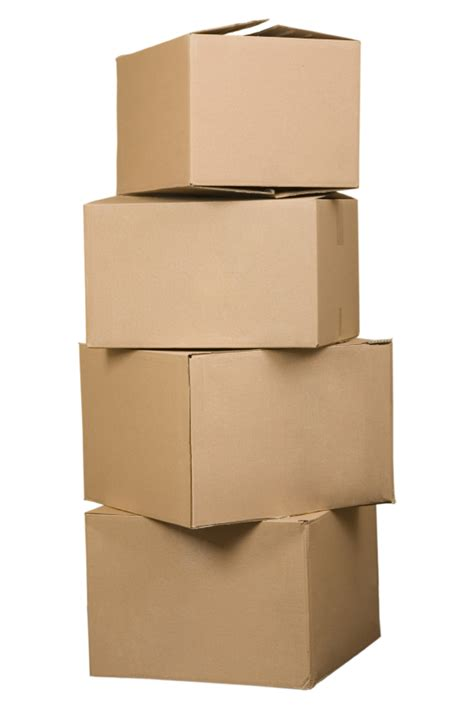
#> input picture Images/0.jpg, 474 x 710 px, given in place of boxes.jpeg, which was not available
$ jupyter execute --allow-errors Initial_test.ipynb
#> lines starting #> are read from the running program, lines starting #| are printed output that depends on the picture; after the words box and inside, x2 and y2 are one past the last pixel; in counts of white or black regions, pixels touching at a corner belong together; pictures that were not available may be replaced by others from this repository, and a replacement may not be noted
[cell 1]
import os

os.chdir('D:\Lotus Labs Work\Anamoly Detection POC\Pallet Alignment\Images')
print(os.getcwd())

for count, f in enumerate(os.listdir()):
    f_name = os.path.splitext(f)
    f_name = str(count)
    f_ext=".jpg"

    new_name = f'{f_name}{f_ext}'
    os.rename(f, new_name)

[cell 2]
import cv2 as cv
from math import atan2, cos, sin, sqrt, pi
import numpy as np

# Load the image
img = cv.imread(r"C:\Users\saira\Downloads\boxes.jpeg")
#> img is the input picture: shape (710, 474, 3); mean B, G, R 180.2, 199.9, 217.9

# Was the image there?
if img is None:
  print("Error: File not found")
  exit(0)

cv.imshow('Input Image', img)

# Convert image to grayscale
gray = cv.cvtColor(img, cv.COLOR_BGR2GRAY)
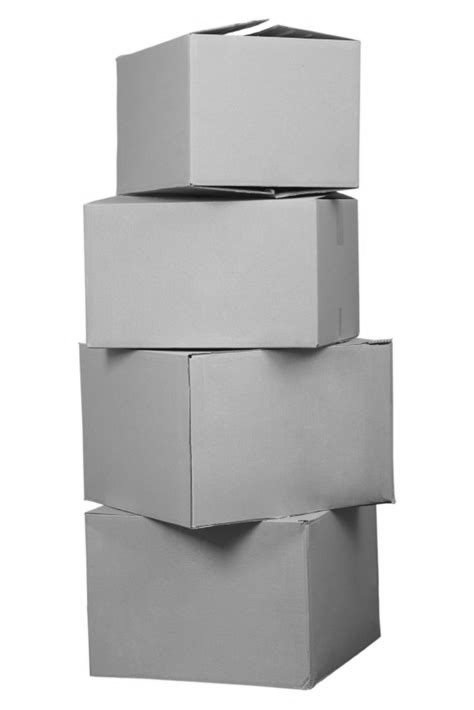
#> gray: shape (710, 474); min 9, max 255, mean 203

# Convert image to binary
_, bw = cv.threshold(gray, 50, 255, cv.THRESH_BINARY | cv.THRESH_OTSU)
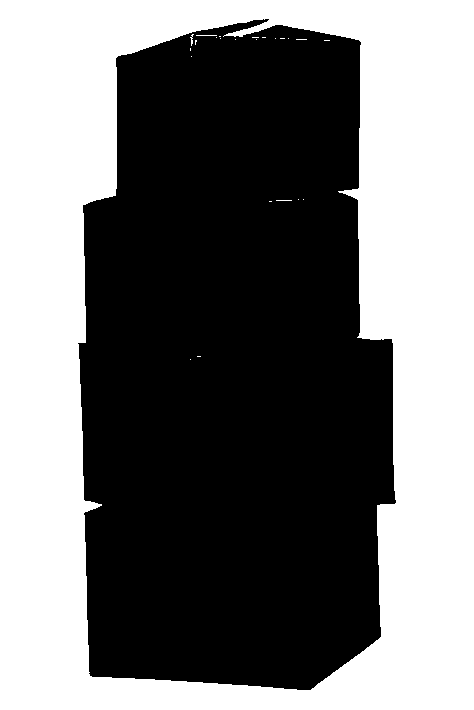
#> bw: shape (710, 474); 46.5% white; 24 white regions (21 under 20 px)
#bw=cv.Canny(gray, 30, 200)
# Find all the contours in the thresholded image
contours, _ = cv.findContours(bw, cv.RETR_LIST, cv.CHAIN_APPROX_NONE)
#> contours = 25 contours, 23 with area under 20; largest, box (x1, y1, x2, y2) and area: (0, 0, 474, 710) 335357, (77, 18, 397, 691) 181154

for i, c in enumerate(contours):

  # Calculate the area of each contour
  area = cv.contourArea(c)

  # Ignore contours that are too small or too large
  if area < 3700 or 100000 < area:
    continue

  # cv.minAreaRect returns:
  # (center(x, y), (width, height), angle of rotation) = cv2.minAreaRect(c)
  rect = cv.minAreaRect(c)
  box = cv.boxPoints(rect)
  box = np.int0(box)

  # Retrieve the key parameters of the rotated bounding box
  center = (int(rect[0][0]),int(rect[0][1]))
  width = int(rect[1][0])
  height = int(rect[1][1])
  angle = int(rect[2])


  if width < height:
    angle = 90 - angle
  else:
    angle = -angle

  label = "  Rotation Angle: " + str(angle) + " degrees"
  textbox = cv.rectangle(img, (center[0]-35, center[1]-25),
    (center[0] + 295, center[1] + 10), (255,255,255), -1)
  cv.putText(img, label, (center[0]-50, center[1]),
    cv.FONT_HERSHEY_SIMPLEX, 0.3, (0,0,0), 1, cv.LINE_AA)
  cv.drawContours(img,[box],0,(0,0,255),2)
#> this loop made 25 passes
#> area on passes 24 to 25: 181154, 335357

cv.imshow('Output Image', img)
cv.waitKey(0)
cv.destroyAllWindows()

# Save the output image to the current directory
#cv.imwrite("min_area_rec_output.jpg", img)

[cell 3]
a=[1,2,3,4,5]
b=enumerate(a)

[cell 4]
# Python code to find the co-ordinates of
# the contours detected in an image.
import numpy as np
import cv2

# Reading image
font = cv2.FONT_HERSHEY_COMPLEX
img2 = cv2.imread(r"D:\Lotus Labs Work\Anamoly Detection POC\Images\5.jpg", cv2.IMREAD_COLOR)
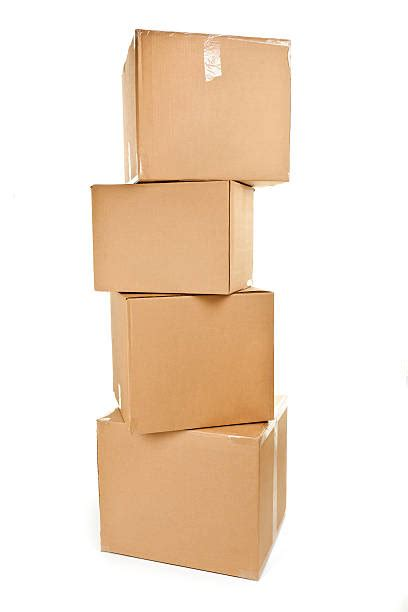
#> input picture Images/1.jpg, 408 x 612 px, given in place of 5.jpg, which was not available
#> img2 is the input picture: shape (612, 408, 3); mean B, G, R 207.5, 224.5, 241.8

# Reading same image in another
# variable and converting to gray scale.
img = cv2.imread('test.jpg', cv2.IMREAD_GRAYSCALE)
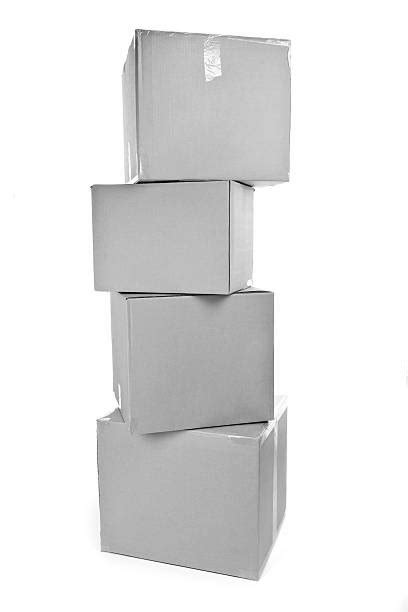
#> img: shape (612, 408); min 0, max 255, mean 227.8

# Converting image to a binary image
# ( black and white only image).
_, threshold = cv2.threshold(img, 110, 255, cv2.THRESH_BINARY)
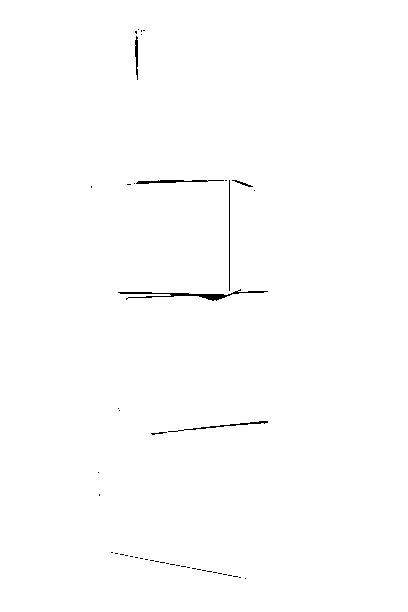
#> threshold: shape (612, 408); 99.5% white; black in thin lines or dots, all inside (x1, y1, x2, y2) = (91, 29, 268, 579)

# Detecting contours in image.
contours, _= cv2.findContours(threshold, cv2.RETR_TREE,
							cv2.CHAIN_APPROX_SIMPLE)
#> contours = 54 contours, 44 with area under 20; largest, box (x1, y1, x2, y2) and area: (0, 0, 408, 612) 248677, (117, 290, 269, 302) 608, (135, 179, 209, 185) 234, (228, 179, 231, 292) 222, (183, 420, 269, 431) 222

# Going through every contours found in the image.
for cnt in contours :

	approx = cv2.approxPolyDP(cnt, 0.009 * cv2.arcLength(cnt, True), True)

	# draws boundary of contours.
	cv2.drawContours(img2, [approx], 0, (0, 0, 255), 5)

	# Used to flatted the array containing
	# the co-ordinates of the vertices.
	n = approx.ravel()
	i = 0

	for j in n :
		if(i % 2 == 0):
			x = n[i]
			y = n[i + 1]

			# String containing the co-ordinates.
			string = str(x) + " " + str(y)

			if(i == 0):
				# text on topmost co-ordinate.
				cv2.putText(img2, "Arrow tip", (x, y),
								font, 0.5, (255, 0, 0))
			else:
				# text on remaining co-ordinates.
				cv2.putText(img2, string, (x, y),
						font, 0.5, (0, 255, 0))
		i = i + 1
#> this loop made 54 passes
#> n on passes 1 to 11: [0, 0, 0, 611, 407, 611, 407, 0], [244, 578, 245, 577, 246, 578, 245, 579], [238, 577, 239, 576, 240, 576, 241, 577, 240, 578, 239, 578], [232, 576, 233, 575, 237, 575, 238, 576, 237, 577, 233, 577], [227, 575, 228, 574, 231, 574, 232, 575, 231, 576, 228, 576], [222, 574, 223, 573, 226, 573, 227, 574, 226, 575, 223, 575], [217, 573, 218, 572, 221, 572, 222, 573, 221, 574, 218, 574], [212, 572, 213, 571, 216, 571, 217, 572, 216, 573, 213, 573], [206, 571, 207, 570, 211, 570, 212, 571, 211, 572, 207, 572], [201, 570, 202, 569, 205, 569, 206, 570, 205, 571, 202, 571], [196, 569, 197, 568, 200, 568, 201, 569, 200, 570, 197, 570]
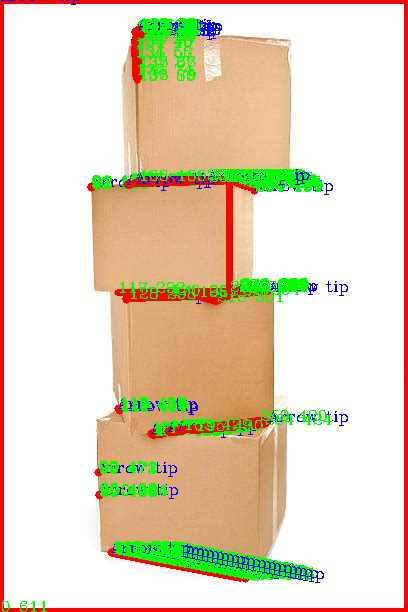
#> img2: shape (612, 408, 3); 11.05% of pixels changed, all inside (x1, y1, x2, y2) = (0, 0, 408, 612)

# Showing the final image.
cv2.imshow('image2', img2)
cv2.waitKey(0)
cv2.destroyAllWindows()

[cell 5]
import cv2
image=cv2.imread(r"D:\Lotus Labs Work\Anamoly Detection POC\Images\5.jpg")

[cell 6]
cv2.imshow('stackedbox',image)
cv2.waitKey(0)
cv2.destroyAllWindows()

[cell 7]
gray=cv2.cvtColor(image,cv2.COLOR_BGR2GRAY)
#> gray: shape (612, 408)

[cell 8]
import cv2
import numpy as np

# Let's load a simple image with 3 black squares
image = cv2.imread(r"D:\Lotus Labs Work\Anamoly Detection POC\Images\5.jpg")
cv2.imshow('Input Image', image)
cv2.waitKey(0)

# Grayscale
gray = cv2.cvtColor(image,cv2.COLOR_BGR2GRAY)

# Find Canny edges
edged = cv2.Canny(gray, 30, 200)
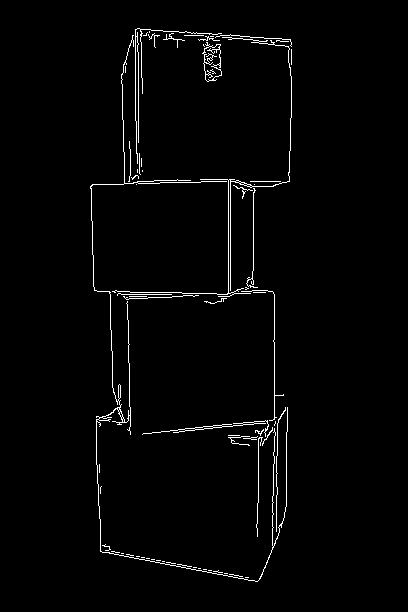
#> edged: shape (612, 408); 1.8% white in thin lines or dots, all inside (x1, y1, x2, y2) = (90, 28, 292, 582)
cv2.imshow('Canny Edges', edged)
cv2.waitKey(0)

# Finding Contours
# Use a copy of your image e.g. edged.copy(), since findContours alters the image
contours, hierarchy = cv2.findContours(edged, cv2.RETR_EXTERNAL, cv2.CHAIN_APPROX_NONE)
#> contours = 65 contours, 61 with area under 20; largest, box (x1, y1, x2, y2) and area: (202, 42, 222, 82) 491, (90, 35, 288, 582) 110, (142, 420, 269, 437) 102, (112, 37, 292, 297) 51
cv2.imshow('Canny Edges After Contouring', edged)
cv2.waitKey(0)

print("Number of Contours found = " + str(len(contours)))
#| Number of Contours found = 65

# Draw all contours
# Use '-1' as the 3rd parameter to draw all
cv2.drawContours(image, contours, -1, (0,255,0), thickness = 2)
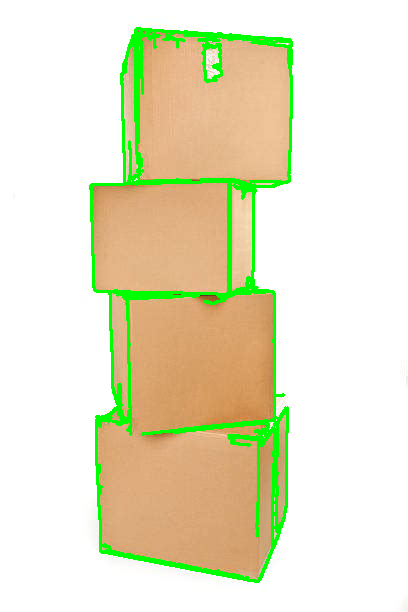
#> image: shape (612, 408, 3); 5.21% of pixels changed, all inside (x1, y1, x2, y2) = (89, 27, 293, 583)

cv2.imshow('Contours', image)
cv2.waitKey(0)
cv2.destroyAllWindows()

[cell 9]
font = cv2.FONT_HERSHEY_COMPLEX
#> font = 3
for cnt in contours :

	approx = cv2.approxPolyDP(cnt, 0.009 * cv2.arcLength(cnt, True), True)

	# draws boundary of contours.
	cv2.drawContours(image, [approx], 0, (0, 0, 255), 5)

	# Used to flatted the array containing
	# the co-ordinates of the vertices.
	n = approx.ravel()
	i = 0

	for j in n :
		if(i % 2 == 0):
			x = n[i]
			y = n[i + 1]

			# String containing the co-ordinates.
			string = str(x) + " " + str(y)

			if(i == 0):
				# text on topmost co-ordinate.
				cv2.putText(image, "Arrow tip", (x, y),
								font, 0.5, (255, 0, 0))
			else:
				# text on remaining co-ordinates.
				cv2.putText(image, string, (x, y),
						font, 0.5, (0, 255, 0))
		i = i + 1
#> this loop made 65 passes
#> n on passes 1, 3, 5, 6, 8, 10, 12, 13, 14, 15, 16: [245, 577, 248, 577], [224, 573, 227, 573], [208, 570, 211, 570], [203, 569, 206, 569], [193, 567, 196, 567], [166, 562, 170, 562, 171, 563, 175, 563, 171, 563, 170, 562], [156, 560, 160, 560], [151, 559, 154, 559], [146, 558, 149, 558], [141, 557, 144, 557], [136, 556, 139, 556]
#> (cnt, n) on passes 7, 11, 18: ([[198, 568], [199, 568], [200, 568], [199, 568]], [198, 568, 200, 568]), ([[162, 561], [163, 561], [164, 561], [163, 561]], [162, 561, 164, 561]), ([[121, 553], [122, 553], [123, 553], [122, 553]], [121, 553, 123, 553])
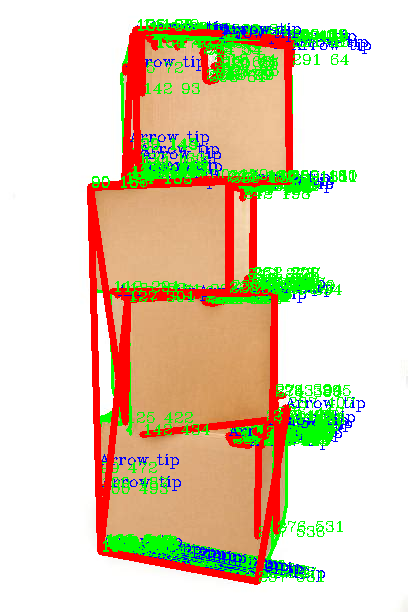
#> image: shape (612, 408, 3); 16.22% of pixels changed, all inside (x1, y1, x2, y2) = (87, 19, 371, 585)

# Showing the final image.
cv2.imshow('image2', image)
cv2.waitKey(0)
cv2.destroyAllWindows()

[cell 10]
# [4 lines left out: function lineq, not called in this run]

#> (a cell that did not finish here is left out)

[cell 12]
import math
import cv2

path=r"D:\Lotus Labs Work\Anamoly Detection POC\Images\5.jpg"
img=cv2.imread(path)
pointslist=[]

[cell 13]
# [7 lines left out: function mousePoints, not called in this run]

def gradient(pt1,pt2):
    return (pt2[1]-pt1[1])/(pt2[0]-pt1[0])

# [8 lines left out: function getangle, not called in this run]

[cell 14]
while True:
    if len(pointslist)%3==0 and len(pointslist)!=0:
        getangle(pointslist)

    cv2.imshow('Image',img)
    cv2.setMouseCallback('Image',mousePoints)
    if cv2.waitKey(1) & 0xFF == ord('q'):
#> (key q is pressed here)
        pointslist=[]
        img=cv2.imread(path)
    if cv2.waitKey(1) & 0xFF == ord('x'):
#> (key q is pressed here)
        break
cv2.destroyAllWindows()

[cell 15]
# importing the module
import cv2
pointlist=[]
# function to display the coordinates of
# of the points clicked on the image
# [35 lines left out: function click_event, not called in this run]

# driver function
if __name__=="__main__":

	# reading the image
	img = cv2.imread('lena.jpg', 1)

	# displaying the image
	cv2.imshow('image', img)

	# setting mouse handler for the image
	# and calling the click_event() function
	cv2.setMouseCallback('image', click_event)

	# wait for a key to be pressed to exit
	cv2.waitKey(0)

	# close the window
	cv2.destroyAllWindows()

[cell 16]
import math
import cv2

path=r"D:\Lotus Labs Work\Anamoly Detection POC\Images\5.jpg"
img=cv2.imread(path)
pointlist=[]
# [13 lines left out: functions getpoints, xdiff, not called in this run]

while True:
    if len(pointlist)%2==0 and len(pointlist)!=0:
        xdiff(pointlist)
    cv2.imshow('Image',img)
    cv2.setMouseCallback('Image',getpoints)
    if cv2.waitKey(1) & 0xFF == ord('q'):
#> (key q is pressed here)
        pointlist=[]
        img=cv2.imread(path)
    if cv2.waitKey(1) & 0xFF == ord('x'):
#> (key q is pressed here)
        break
cv2.destroyAllWindows()

[cell 17]
pointlist=[[2,4],[3,5]]
def xdiff(pointlist):
    pt1,pt2=pointlist[-2:]
    xdiffer=abs(pt2[0]-pt1[0])
    return xdiffer

xdiff(pointlist)

[cell 18]
k=[]

[cell 19]
a=[2,0,1]
b=[]
c=[0]*len(a)
for i in range(len(a)):
    for j in range(len(a)):
        if i==a[j]:
            b.append(j)

for i in range(len(a)):
    c[b[i]]=a[i]

c

[cell 20]
A=[-2,4,8,9]
B=0
l=[]
# g=[]
for i in A:
    x=i-B
    l.append(x)


# [10 lines of commented-out code are left out]

[cell 21]
n=int(input())
#> the answer given: 3
cnt=0
for i in range(n):
    k=int(input())
    for j in range(1,k):
         if k%j==0:
            cnt=cnt+j
    if cnt==k:
        print('YES')
    else:
        print('NO')
    cnt=0
#> this loop made 3 passes; the answer given on pass 1: 3
